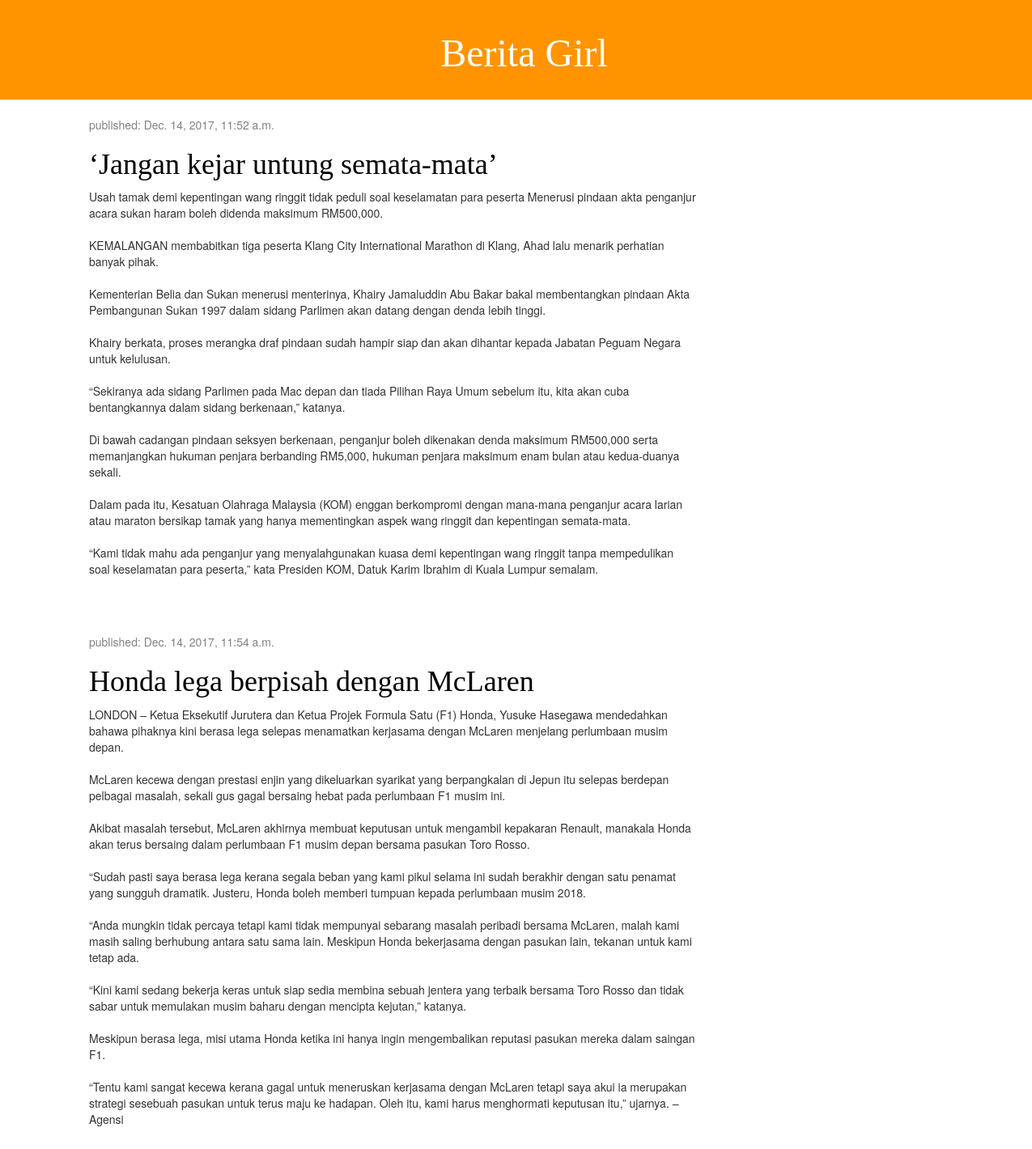
The page / on the database its author committed.
### blog/models.py (models this page shows, shortened)
class Post(models.Model):
    author = models.ForeignKey('auth.User',on_delete=models.CASCADE)
    title = models.CharField(max_length=200)
    text = models.TextField()
    created_date = models.DateTimeField(
            default=timezone.now)
    published_date = models.DateTimeField(
            blank=True, null=True)

### blog/views.py (the view)
# urls.py: url(r'^$', views.post_list, name='post_list'),
def post_list(request):
    posts = Post.objects.filter(published_date__lte=timezone.now()).order_by('published_date')
    return render(request, 'blog/post_list.html', {'posts': posts})

### blog/templates/blog/post_list.html (shortened to what this page needs)
<html>
 {% load staticfiles %}
<html>
    <head>
        <link rel="stylesheet" href="//maxcdn.bootstrapcdn.com/bootstrap/3.2.0/css/bootstrap.min.css">
        <link rel="stylesheet" href="//maxcdn.bootstrapcdn.com/bootstrap/3.2.0/css/bootstrap-theme.min.css">
        <link rel="stylesheet" href="{% static 'css/blog.css' %}">
    </head>
    <body>
        <div class="page-header">
            <h1><center>Berita Girl</center></h1>
        </div>
        <div class="content container">
    <div class="row">
        <div class="col-md-8">
           <div class="content container">
    <div class="row">
        <div class="col-md-8">
            {% for post in posts %}
                <div class="post">
                    <div class="date">
                        <p>published: {{ post.published_date }}</p>
                    </div>
                    <h1><a href="">{{ post.title }}</a></h1>
                    <p>{{ post.text|linebreaksbr }}</p>
                </div>
            {% endfor %}
        </div>
    </div>
</div>
        </div>
    </div>
</div>
    </body>
</html>
</html>

### blog/static/css/blog.css (style rules this page uses)
.page-header { background-color: #ff9400; margin-top: 0; padding: 20px 20px 20px 40px; }
.page-header h1, .page-header h1 a, .page-header h1 a:visited, .page-header h1 a:active { color: #ffffff; font-size: 36pt; text-decoration: none; }
.content { margin-left: 40px; }
h1, h2, h3, h4 { font-family: 'Lobster', cursive; }
.date { color: #828282; }
.post { margin-bottom: 70px; }
.post h1 a, .post h1 a:visited { color: #000000; }

### rows shown on the page
Post: published_date "Dec. 14, 2017, 11:52 a.m.", title "‘Jangan kejar untung semata-mata’", text "Usah tamak demi kepentingan wang ringgit tidak peduli soal keselamatan para peserta Menerusi pindaan akta penganjur acara sukan haram boleh didenda maksimum RM500,000. KEMALANGAN membabitkan tiga peserta Klang City International Marathon di Klang, Ahad lalu menarik perhatian banyak pihak. Kementerian Belia dan Sukan menerusi menterinya, Khairy Jamaluddin Abu Bakar bakal membentangkan pindaan Akta Pembangunan Sukan 1997 dalam sidang Parlimen akan datang dengan denda lebih tinggi. Khairy berkata, proses merangka draf pindaan sudah hampir siap dan akan dihantar kepada Jabatan Peguam Negara untuk kelulusan. “Sekiranya ada sidang Parlimen pada Mac depan dan tiada Pilihan Raya Umum sebelum itu,…"
Post: published_date "Dec. 14, 2017, 11:54 a.m.", title "Honda lega berpisah dengan McLaren", text "LONDON – Ketua Eksekutif Jurutera dan Ketua Projek Formula Satu (F1) Honda, Yusuke Hasegawa mendedahkan bahawa pihaknya kini berasa lega selepas menamatkan kerjasama dengan McLaren menje­lang perlumbaan musim depan. McLaren kecewa dengan pres­tasi enjin yang dikeluarkan syarikat yang berpangkalan di Jepun itu selepas berdepan pelbagai masalah, sekali gus gagal bersaing hebat pada perlumbaan F1 musim ini. Akibat masalah tersebut, Mc­La­ren akhirnya membuat keputusan untuk mengambil kepaka­ran Renault, manakala Honda akan terus bersaing dalam perlumbaan F1 musim depan bersama pasukan Toro Rosso. “Sudah pasti saya berasa lega kerana segala beban yang kami pikul selama ini sudah berakhir dengan…"
